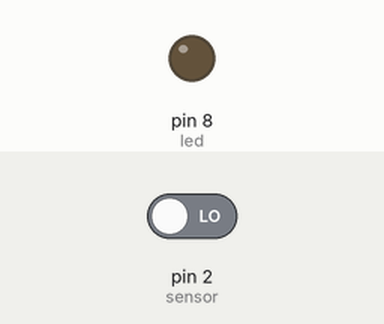
Recording of a sketch running on a simulated Arduino Uno, built with avr-gcc and run on an emulated ATmega328P. On the bench: output pins drawn as LEDs (lit = HIGH). Inputs (shaded band) come from the test bench; at power-on: pin 2 (sensor) LOW.

Above: at 1.2 s.
1.3 s: pin 2 (sensor) driven HIGH
At 2.5 s:
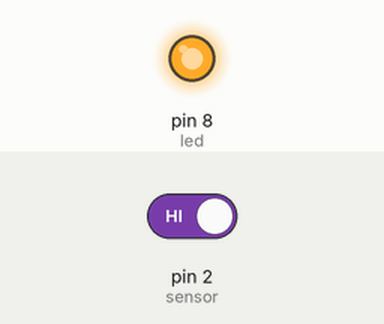
2.8 s: pin 2 (sensor) driven LOW
At 3.8 s:
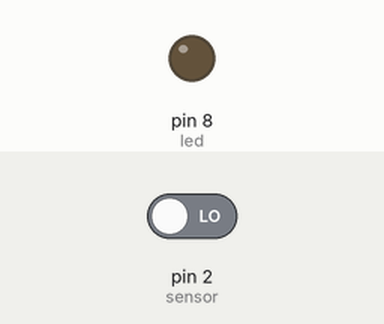
Timing chart, 0 to 5.8 s (numbered marks = the images above; inputs shaded):
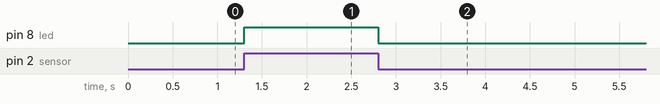

Measured:
- after the input at 1.3 s, pin 8 (led): LOW → HIGH at once
- after the input at 2.8 s, pin 8 (led): HIGH → LOW at once

The sketch:

LDRsensor.ino
```cpp
int led=8;
int sensor=2;
void setup() {
  // put your setup code here, to run once:
pinMode(led,OUTPUT);
pinMode(sensor,INPUT);
}

void loop() {
  // put your main code here, to run repeatedly:
int durum=digitalRead(sensor);
if(durum==HIGH){
  digitalWrite(led,HIGH);
}else{
  digitalWrite(led,LOW);
}
delay(100);
}
```
